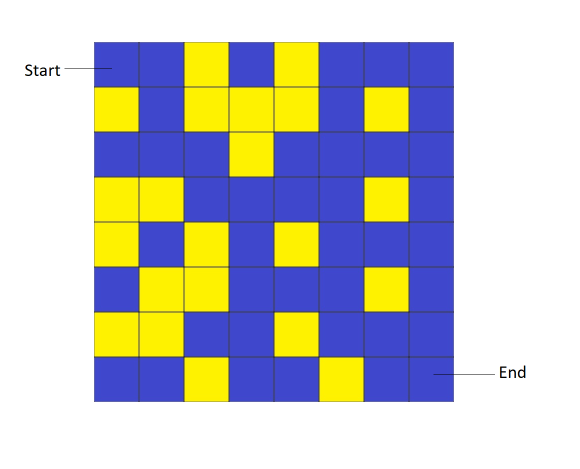
//> input picture Problem 2/Sample_Problem2.png, 1160 x 938 px (shown at 1/2 size)
$ ./Problem2   (built with g++ and OpenCV 4)
//> lines starting //> are read from the running program, lines starting //| are printed output that depends on the picture; after the words box and inside, x2 and y2 are one past the last pixel; in counts of white or black regions, pixels touching at a corner belong together
#include <opencv2/core.hpp>
#include <opencv2/imgcodecs.hpp>
#include <opencv2/highgui.hpp>
#include <opencv2/opencv.hpp>
#include <iostream>
#include <string>

using namespace cv;
using namespace std;

int visited[8][8];
int path[64][2];
int f;

int isPath(int x, int y, int maze[8][8])
{
    if ( x<0 || x>= 8 || y <0 || y >= 8 )
        return 0;
    else if (maze[x][y] == 0)
        return 0;
    else if (visited[x][y] == 1)
        return 0;

    else if (x == 7 && y == 7)
    {
        return 1;
    }

    else
    {
        visited[x][y] = 1;

        if(isPath(x+1, y, maze) == 1)
        {
            path[f][0] = x+1;
            path[f][1] = y;
            f++;
            return 1;
        }
        else if(isPath(x, y+1, maze) == 1)
        {
            path[f][0] = x;
            path[f][1] = y+1;
            f++;
            return 1;
        }
        else if (isPath(x-1,y, maze) == 1)
        {
            path[f][0] = x-1;
            path[f][1] = y;
            f++;
            return 1;
        }
        else if(isPath(x, y-1, maze) == 1)
        {
            path[f][0] = x;
            path[f][1] = y-1;
            f++;
            return 1;
        }

        else
            return 0;
    }
}

int main( int argc, char** argv )
{
    String imageName( "Sample_Problem2.png" );
    // String imageName( "Test_2.png" );
    // String imageName( "test1.png" );
    // String imageName( "test4.png" );

    if( argc > 1)
    {
        imageName = argv[1];
    }
    Mat image;
    image = imread( imageName, IMREAD_COLOR );
//> image is the input picture: 938 rows x 1160 cols, CV_8UC3; mean B, G, R 195.8, 193.9, 193.3
    if( image.empty() )
    {
        cout <<  "Could not open or find the image" << std::endl ;
        return -1;
    }


    Mat image_thresholded;
    inRange(image, cv::Scalar(254, 254, 254), cv::Scalar(255, 255, 255), image_thresholded);
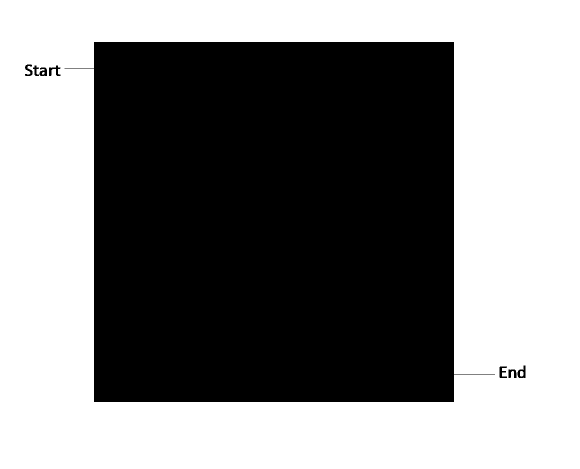
//> image_thresholded: 938 rows x 1160 cols, CV_8UC1 (shown at 1/2 size); 52.2% white; 8 black regions, largest, box (x1, y1, x2, y2) and area: (129, 84, 990, 804) 518541, (98, 131, 121, 152) 224, (1035, 731, 1051, 756) 215
    Mat opening_closing_kernel = cv::getStructuringElement(cv::MORPH_ELLIPSE, cv::Size(5, 5), cv::Point(2, 2));
    morphologyEx(image_thresholded, image_thresholded, cv::MORPH_CLOSE, opening_closing_kernel, cv::Point(-1, -1), 2);
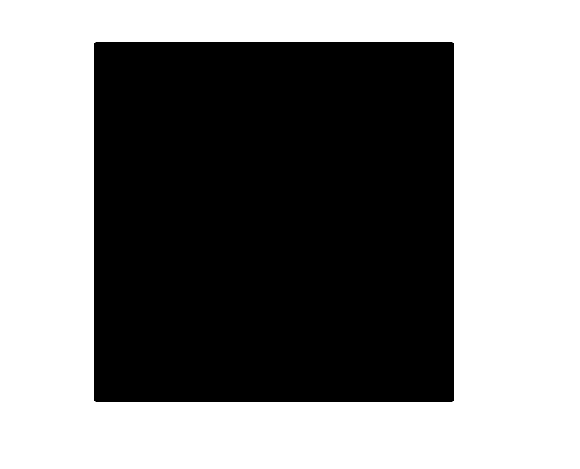
//> image_thresholded: 938 rows x 1160 cols, CV_8UC1 (shown at 1/2 size); 52.4% white; 1 black region
    std::vector<std::vector<cv::Point> > contours;
    std::vector<cv::Vec4i> hierarchy;
    findContours(image_thresholded, contours, hierarchy, CV_RETR_LIST, CV_CHAIN_APPROX_NONE, cv::Point(0, 0));
//> contours = 2 contours; box (x1, y1, x2, y2) and area: (0, 0, 1160, 938) 1085983, (187, 83, 909, 805) 519811
    Rect bounding_rectangle;
    bounding_rectangle = boundingRect(Mat(contours[0]));
//> bounding_rectangle = Rect(187, 83, 722, 722)
    int box_dim = bounding_rectangle.br().y - bounding_rectangle.tl().y;
//> box_dim = 722
    int center_x = bounding_rectangle.tl().x + box_dim/16;
//> center_x = 232
    int center_y = bounding_rectangle.tl().y + box_dim/16;
//> center_y = 128
    int mat[8][8];
    for(int i = 0 ; i < 8 ; i++) {
        for(int j = 0 ; j < 8 ; j++) {
            if(((int)image.at<Vec3b>(center_y, center_x)[0]) == 0) {
                mat[i][j] = 0;
            }
            else mat[i][j] = 1;
            center_x += box_dim/8;
        }
        center_y += box_dim/8;
        center_x = bounding_rectangle.tl().x + box_dim/16;
    }
//> this loop made 8 passes
//> center_y on passes 1 to 8: 218, 308, 398, 488, 578, 668, 758, 848
//> after the loop, center_x = 232; center_y = 848

    for(int i = 0 ; i < 8 ; i++) {
        for(int j = 0 ; j < 8 ; j++) {
            cout << mat[i][j] << " ";
        }
        cout << endl;
    }

    for(int i = 0;i<8;i++)
    {
        for(int j = 0;j<8;j++)
            visited[i][j] = 0;
    }

    for(int i = 0;i<64;i++)
    {
        path[i][0] = 0;
        path[i][1] = 0;
    }

    int a = isPath(0, 0, mat);
//> in isPath, `else if(isPath(x, y+1, maze) == 1)`: x = 0
//> a = 1

    int index;
    for(int i = 0;i<64;i++)
    {
        if(path[i][0] == 0 && path[i][1] == 0)
        {
            index = i;
            break;
        }
    }

    cout << "Shortest path:";
    for(int i = index;i>=0;i--)
        cout << "(" << path[i][1]+1 << "," << path[i][0]+1 << ") ";
//> this loop made 15 passes
//| (1,1) (2,1) (2,2) (2,3) (3,3) (3,4) (4,4) (4,5)
//> (output is shown up to pass 8 of 15)

    return 0;
}
